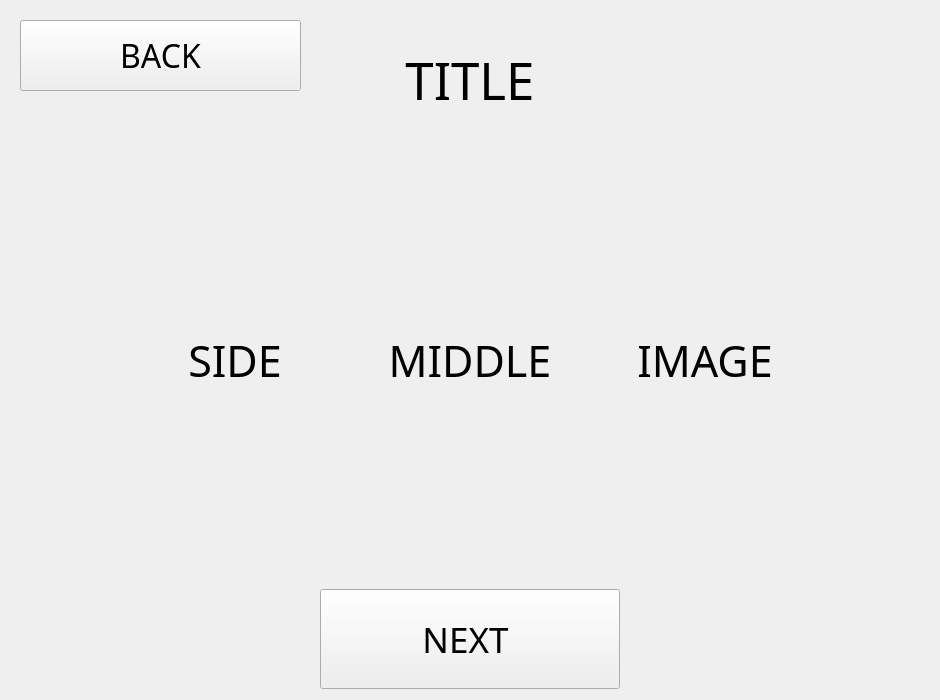
<?xml version="1.0" encoding="UTF-8"?>
<ui version="4.0">
 <class>live_data_ui</class>
 <widget class="QWidget" name="live_data_ui">
  <property name="geometry">
   <rect>
    <x>0</x>
    <y>0</y>
    <width>940</width>
    <height>700</height>
   </rect>
  </property>
  <property name="windowTitle">
   <string>Form</string>
  </property>
  <widget class="QLabel" name="label_title">
   <property name="geometry">
    <rect>
     <x>270</x>
     <y>30</y>
     <width>400</width>
     <height>100</height>
    </rect>
   </property>
   <property name="font">
    <font>
     <family>Cooper Black</family>
     <pointsize>38</pointsize>
     <weight>50</weight>
     <bold>false</bold>
    </font>
   </property>
   <property name="lineWidth">
    <number>-3</number>
   </property>
   <property name="text">
    <string>TITLE</string>
   </property>
   <property name="alignment">
    <set>Qt::AlignCenter</set>
   </property>
   <property name="wordWrap">
    <bool>true</bool>
   </property>
  </widget>
  <widget class="QPushButton" name="pushButton_bottom">
   <property name="geometry">
    <rect>
     <x>320</x>
     <y>589</y>
     <width>300</width>
     <height>100</height>
    </rect>
   </property>
   <property name="font">
    <font>
     <family>Cooper Black</family>
     <pointsize>26</pointsize>
     <weight>50</weight>
     <bold>false</bold>
    </font>
   </property>
   <property name="layoutDirection">
    <enum>Qt::LeftToRight</enum>
   </property>
   <property name="text">
    <string>NEXT </string>
   </property>
   <property name="iconSize">
    <size>
     <width>16</width>
     <height>16</height>
    </size>
   </property>
   <property name="autoDefault">
    <bool>false</bool>
   </property>
  </widget>
  <widget class="QLabel" name="label_explanation_middle">
   <property name="geometry">
    <rect>
     <x>120</x>
     <y>210</y>
     <width>700</width>
     <height>300</height>
    </rect>
   </property>
   <property name="font">
    <font>
     <family>Cooper Black</family>
     <pointsize>32</pointsize>
     <weight>50</weight>
     <bold>false</bold>
    </font>
   </property>
   <property name="lineWidth">
    <number>-3</number>
   </property>
   <property name="text">
    <string>MIDDLE</string>
   </property>
   <property name="alignment">
    <set>Qt::AlignCenter</set>
   </property>
   <property name="wordWrap">
    <bool>true</bool>
   </property>
  </widget>
  <widget class="QLabel" name="background">
   <property name="geometry">
    <rect>
     <x>0</x>
     <y>0</y>
     <width>940</width>
     <height>700</height>
    </rect>
   </property>
   <property name="text">
    <string/>
   </property>
  </widget>
  <widget class="QLabel" name="label_explanation_side">
   <property name="geometry">
    <rect>
     <x>15</x>
     <y>160</y>
     <width>440</width>
     <height>400</height>
    </rect>
   </property>
   <property name="font">
    <font>
     <family>Cooper Black</family>
     <pointsize>32</pointsize>
     <weight>50</weight>
     <bold>false</bold>
    </font>
   </property>
   <property name="lineWidth">
    <number>-3</number>
   </property>
   <property name="text">
    <string>SIDE</string>
   </property>
   <property name="alignment">
    <set>Qt::AlignCenter</set>
   </property>
   <property name="wordWrap">
    <bool>true</bool>
   </property>
  </widget>
  <widget class="QLabel" name="label_image">
   <property name="geometry">
    <rect>
     <x>485</x>
     <y>160</y>
     <width>440</width>
     <height>400</height>
    </rect>
   </property>
   <property name="font">
    <font>
     <family>Cooper Black</family>
     <pointsize>32</pointsize>
     <weight>50</weight>
     <bold>false</bold>
    </font>
   </property>
   <property name="lineWidth">
    <number>-3</number>
   </property>
   <property name="text">
    <string>IMAGE</string>
   </property>
   <property name="alignment">
    <set>Qt::AlignCenter</set>
   </property>
   <property name="wordWrap">
    <bool>true</bool>
   </property>
  </widget>
  <widget class="QPushButton" name="pushButton_back">
   <property name="geometry">
    <rect>
     <x>20</x>
     <y>20</y>
     <width>281</width>
     <height>71</height>
    </rect>
   </property>
   <property name="font">
    <font>
     <family>Cooper Black</family>
     <pointsize>24</pointsize>
     <weight>50</weight>
     <bold>false</bold>
    </font>
   </property>
   <property name="layoutDirection">
    <enum>Qt::LeftToRight</enum>
   </property>
   <property name="text">
    <string>BACK</string>
   </property>
   <property name="iconSize">
    <size>
     <width>16</width>
     <height>16</height>
    </size>
   </property>
   <property name="autoDefault">
    <bool>false</bool>
   </property>
  </widget>
  <zorder>background</zorder>
  <zorder>label_title</zorder>
  <zorder>pushButton_bottom</zorder>
  <zorder>label_explanation_middle</zorder>
  <zorder>label_explanation_side</zorder>
  <zorder>label_image</zorder>
  <zorder>pushButton_back</zorder>
 </widget>
 <resources/>
 <connections/>
</ui>
